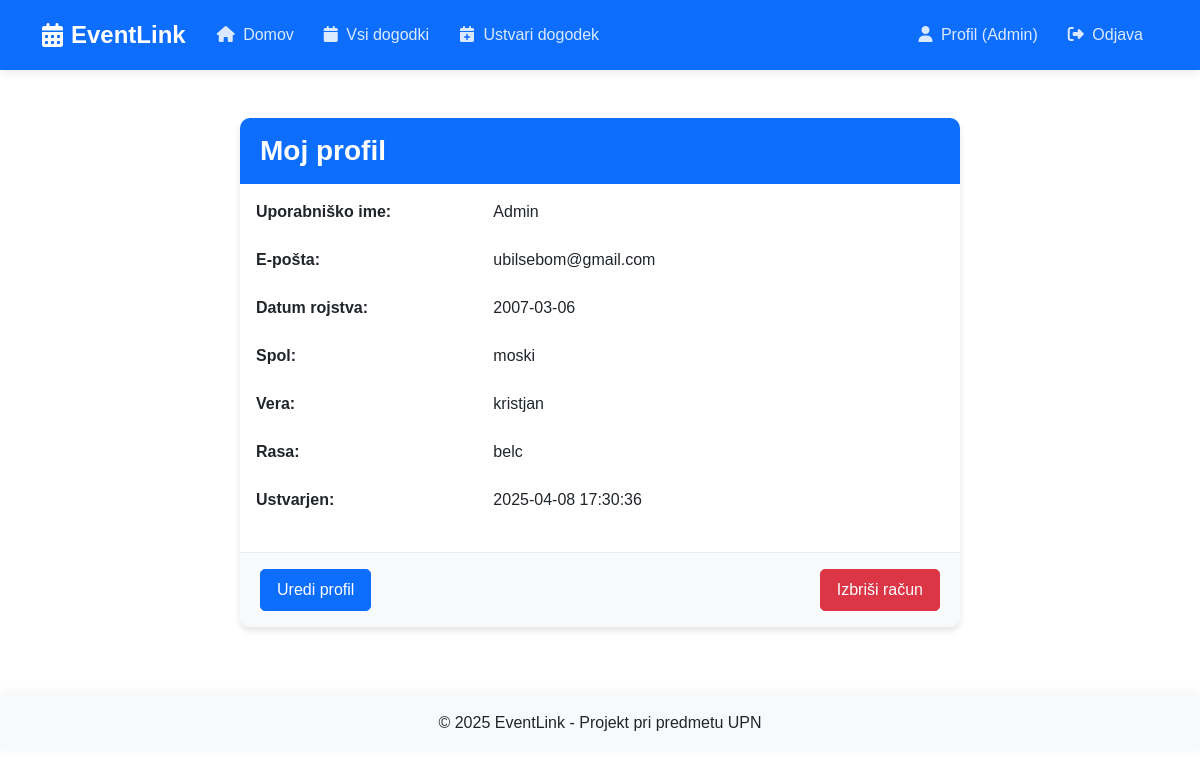
Page /profile (signed in) on the earlier database version.
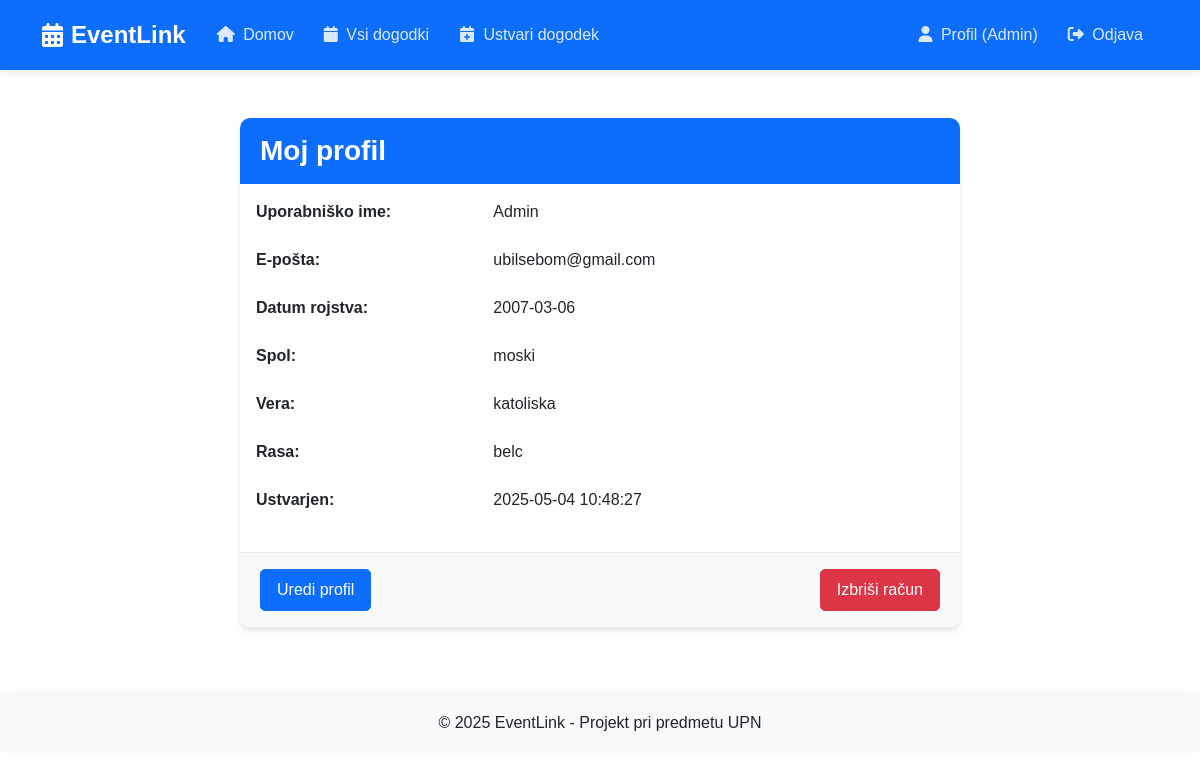
Same page on the later database version.
### tables this page shows
CREATE TABLE users (
    id INTEGER PRIMARY KEY AUTOINCREMENT,
    username TEXT NOT NULL,
    email TEXT UNIQUE NOT NULL,
    password TEXT NOT NULL,
    gender TEXT NOT NULL,
    religion TEXT NOT NULL,
    race TEXT NOT NULL,
    date_of_birth TEXT NOT NULL,
    created_at TEXT NOT NULL
);

### app.py (the view)
@app.route('/profile', methods=['GET'])
def profile():
    if 'user_id' not in session:
        flash('Za dostop do profila se morate prijaviti!', 'danger')
        return redirect(url_for('login'))
    user_id = session['user_id']
    db = get_db()
    cursor = db.execute('SELECT * FROM users WHERE id = ?', (user_id,))
    user = cursor.fetchone()
    return render_template('profile.html', user=user)

### app.py (called while the page is built)
def get_db():
    db = getattr(g, '_database', None)
    if db is None:
        db = g._database = sqlite3.connect(DATABASE)
        db.row_factory = sqlite3.Row  # da lahko dostopamo do stolpcev po imenih
    return db

@app.teardown_appcontext
def close_connection(exception):
    db = getattr(g, '_database', None)
    if db is not None:
        db.close()

### templates/profile.html (shortened to what this page needs)
{% extends 'base.html' %}
{% block content %}
<div class="container mt-5">
    <div class="row justify-content-center">
        <div class="col-md-8">
            <div class="card">
                <div class="card-header bg-primary text-white">
                    <h3 class="mb-0 nasl">Moj profil</h3>
                </div>
                <div class="card-body">
                    <div class="row mb-4">
                        <div class="col-md-4 fw-bold">Uporabniško ime:</div>
                        <div class="col-md-8">{{ user['username'] }}</div>
                    </div>
                    <div class="row mb-4">
                        <div class="col-md-4 fw-bold">E-pošta:</div>
                        <div class="col-md-8">{{ user['email'] }}</div>
                    </div>
                    <div class="row mb-4">
                        <div class="col-md-4 fw-bold">Datum rojstva:</div>
                        <div class="col-md-8">{{ user['date_of_birth'] }}</div>
                    </div>
                    <div class="row mb-4">
                        <div class="col-md-4 fw-bold">Spol:</div>
                        <div class="col-md-8">{{ user['gender'] }}</div>
                    </div>
                    <div class="row mb-4">
                        <div class="col-md-4 fw-bold">Vera:</div>
                        <div class="col-md-8">{{ user['religion'] }}</div>
                    </div>
                    <div class="row mb-4">
                        <div class="col-md-4 fw-bold">Rasa:</div>
                        <div class="col-md-8">{{ user['race'] }}</div>
                    </div>
                    <div class="row mb-4">
                        <div class="col-md-4 fw-bold">Ustvarjen:</div>
                        <div class="col-md-8">{{ user['created_at'] }}</div>
                    </div>
                </div>
                <div class="card-footer">
                    <div class="d-flex justify-content-between">
                        <a href="{{ url_for('edit_profile') }}" class="btn btn-primary">Uredi profil</a>
                        <button type="button" class="btn btn-danger" data-bs-toggle="modal" data-bs-target="#deleteAccountModal">
                            Izbriši račun
                        </button>
                    </div>
                </div>
            </div>
        </div>
    </div>
</div>
{% endblock %}

### templates/base.html (shortened to what this page needs)
<!DOCTYPE html>
<html lang="sl">
<head>
    <link href="https://cdn.jsdelivr.net/npm/bootstrap@5.3.0-alpha1/dist/css/bootstrap.min.css" rel="stylesheet">
    <link rel="stylesheet" href="https://cdnjs.cloudflare.com/ajax/libs/font-awesome/6.4.0/css/all.min.css">
    <link rel="stylesheet" href="https://cdnjs.cloudflare.com/ajax/libs/animate.css/4.1.1/animate.min.css">
    <link rel="stylesheet" href="{{ url_for('static', filename='css/style.css') }}">
</head>
<body>
    <nav class="navbar navbar-expand-lg navbar-dark bg-primary sticky-top">
        <div class="container">
            <a class="navbar-brand d-flex align-items-center" href="{{ url_for('home') }}">
                <i class="fas fa-calendar-alt me-2"></i>
                <span>EventLink</span>
            </a>
            <div class="collapse navbar-collapse" id="navbarNav">
                <ul class="navbar-nav me-auto">
                    <li class="nav-item">
                        <a class="nav-link" href="{{ url_for('home') }}">
                            <i class="fas fa-home me-1"></i> Domov
                        </a>
                    </li>
                    <li class="nav-item">
                        <a class="nav-link" href="{{ url_for('all_events') }}">
                            <i class="fas fa-calendar me-1"></i> Vsi dogodki
                        </a>
                    </li>
                    {% if 'user_id' in session %}
                    <li class="nav-item">
                        <a class="nav-link" href="{{ url_for('create_event') }}">
                            <i class="fas fa-calendar-plus me-1"></i> Ustvari dogodek
                        </a>
                    </li>
                    {% endif %}
                </ul>
                <ul class="navbar-nav ms-auto">
                    {% if 'user_id' in session %}
                        <li class="nav-item">
                            <a class="nav-link" href="{{ url_for('profile') }}">
                                <i class="fas fa-user me-1"></i> Profil ({{ session['username'] }})
                            </a>
                        </li>
                        <li class="nav-item">
                            <a class="nav-link" href="{{ url_for('logout') }}">
                                <i class="fas fa-sign-out-alt me-1"></i> Odjava
                            </a>
                        </li>
                    {% endif %}
                </ul>
            </div>
        </div>
    </nav>
    <div class="container mt-4">
        {% block content %}{% endblock %}
    </div>
    <footer class="mt-5 py-3 bg-light text-center">
        <div class="container">
            <p class="mb-0">&copy; 2025 EventLink - Projekt pri predmetu UPN</p>
        </div>
    </footer>
</body>
</html>

Differences in the rows shown:
changed users "Admin": religion "kristjan" → "katoliska"; created_at "2025-04-08 17:30:36" → "2025-05-04 10:48:27"
